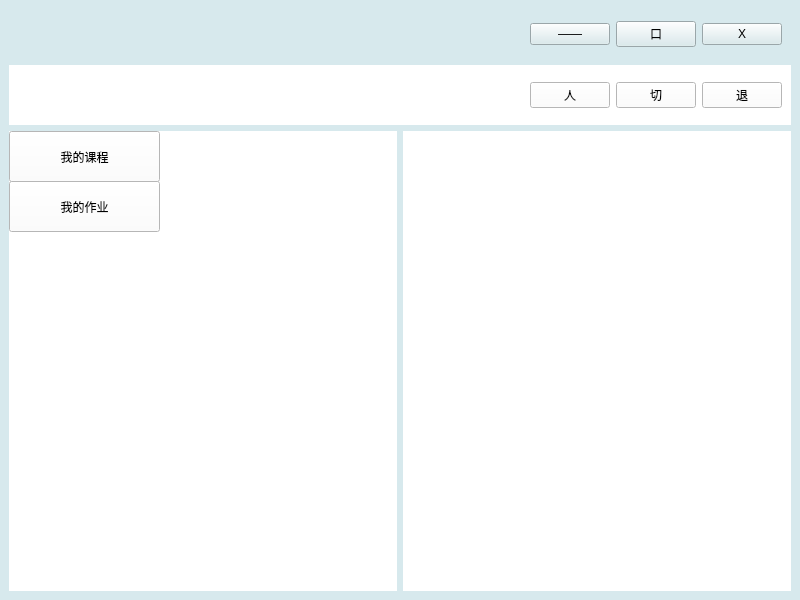
<?xml version="1.0" encoding="UTF-8"?>
<ui version="4.0">
 <class>Tc_Mainwindow</class>
 <widget class="QMainWindow" name="Tc_Mainwindow">
  <property name="geometry">
   <rect>
    <x>0</x>
    <y>0</y>
    <width>800</width>
    <height>600</height>
   </rect>
  </property>
  <property name="windowTitle">
   <string>MainWindow</string>
  </property>
  <property name="styleSheet">
   <string notr="true">background:rgb(215, 233, 237);</string>
  </property>
  <widget class="QWidget" name="centralwidget">
   <layout class="QGridLayout" name="gridLayout">
    <item row="0" column="0" colspan="2">
     <widget class="QWidget" name="title_widget" native="true">
      <property name="maximumSize">
       <size>
        <width>16777215</width>
        <height>50</height>
       </size>
      </property>
      <layout class="QHBoxLayout" name="horizontalLayout_2">
       <item>
        <spacer name="horizontalSpacer_2">
         <property name="orientation">
          <enum>Qt::Horizontal</enum>
         </property>
         <property name="sizeHint" stdset="0">
          <size>
           <width>40</width>
           <height>20</height>
          </size>
         </property>
        </spacer>
       </item>
       <item>
        <widget class="QPushButton" name="hide_btn">
         <property name="text">
          <string>——</string>
         </property>
        </widget>
       </item>
       <item>
        <widget class="QPushButton" name="min_max_btn">
         <property name="text">
          <string>口</string>
         </property>
        </widget>
       </item>
       <item>
        <widget class="QPushButton" name="close_btn">
         <property name="text">
          <string>X</string>
         </property>
        </widget>
       </item>
      </layout>
     </widget>
    </item>
    <item row="1" column="0" colspan="2">
     <widget class="QWidget" name="widget" native="true">
      <property name="maximumSize">
       <size>
        <width>16777215</width>
        <height>60</height>
       </size>
      </property>
      <property name="styleSheet">
       <string notr="true">background:rgb(255, 255, 255)</string>
      </property>
      <layout class="QHBoxLayout" name="horizontalLayout">
       <item>
        <spacer name="horizontalSpacer">
         <property name="orientation">
          <enum>Qt::Horizontal</enum>
         </property>
         <property name="sizeHint" stdset="0">
          <size>
           <width>40</width>
           <height>20</height>
          </size>
         </property>
        </spacer>
       </item>
       <item>
        <widget class="QPushButton" name="tc_info_list_btn">
         <property name="text">
          <string>人</string>
         </property>
        </widget>
       </item>
       <item>
        <widget class="QPushButton" name="change_user_btn">
         <property name="text">
          <string>切</string>
         </property>
        </widget>
       </item>
       <item>
        <widget class="QPushButton" name="tc_exit_btn">
         <property name="text">
          <string>退</string>
         </property>
        </widget>
       </item>
      </layout>
     </widget>
    </item>
    <item row="2" column="0">
     <widget class="QWidget" name="tool_page" native="true">
      <property name="styleSheet">
       <string notr="true">background:rgb(255, 255, 255)</string>
      </property>
      <widget class="QPushButton" name="tc_class_btn">
       <property name="geometry">
        <rect>
         <x>0</x>
         <y>0</y>
         <width>151</width>
         <height>51</height>
        </rect>
       </property>
       <property name="text">
        <string>我的课程</string>
       </property>
      </widget>
      <widget class="QPushButton" name="tc_task_btn">
       <property name="geometry">
        <rect>
         <x>0</x>
         <y>50</y>
         <width>151</width>
         <height>51</height>
        </rect>
       </property>
       <property name="text">
        <string>我的作业</string>
       </property>
      </widget>
     </widget>
    </item>
    <item row="2" column="1">
     <widget class="QWidget" name="main_page" native="true">
      <property name="styleSheet">
       <string notr="true">background:rgb(255, 255, 255)</string>
      </property>
     </widget>
    </item>
   </layout>
  </widget>
 </widget>
 <resources/>
 <connections/>
</ui>
